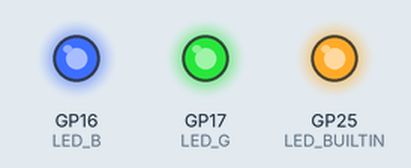
Bench run of a sketch on a simulated Raspberry Pi Pico. Shown: output pins drawn as LEDs (lit = HIGH).

Above: at 0.2 s.
At 3.0 s:
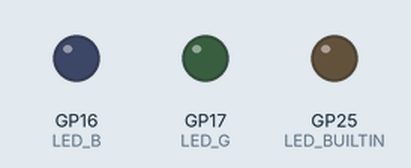
Timing chart, 0 to 7.2 s (numbered marks = the images above):
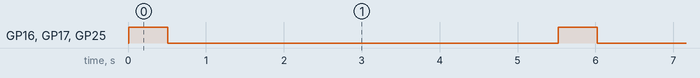

The sketch:

STEM_PICO_I2C0_scanner_202502201226.ino
```cpp
// --------------------------------------
// i2c_scanner
//
// Version 1
//    This program (or code that looks like it)
//    can be found in many places.
//    For example on the Arduino.cc forum.
//    The original author is not know.
// Version 2, Juni 2012, Using Arduino 1.0.1
//     Adapted to be as simple as possible by Arduino.cc user Krodal
// Version 3, Feb 26  2013
//    V3 by louarnold
// Version 4, March 3, 2013, Using Arduino 1.0.3
//    by Arduino.cc user Krodal.
//    Changes by louarnold removed.
//    Scanning addresses changed from 0...127 to 1...119,
//    according to the i2c scanner by Nick Gammon
//    https://www.gammon.com.au/forum/?id=10896
// Version 5, March 28, 2013
//    As version 4, but address scans now to 127.
//    A sensor seems to use address 120.
// Version 6, November 27, 2015.
//    Added waiting for the Leonardo serial communication.
//
//
// This sketch tests the standard 7-bit addresses
// Devices with higher bit address might not be seen properly.
//


// Code modified for STEM board with PICO

// PI_TXD       : GPIO0   using Serial1()
// PI_RXD       : GPIO1
// TX2          : GPIO8   using Serial2()
// RX2          : GPIO9
// LED1(G)      : GPIO17
// LED2(B)      : GPIO16
// LED(BUILT_IN): GPIO14

// I2C0_SDA     : GPIO12
// I2C0_SCL     : GPIO13
// I2C1_SDA     : GPIO6
// I2C1_SCL     : GPIO7

#include <Wire.h>
//                      RX    TX
////HardwareSerial Serial2(PA3, PA2);
//            SDA  SCL
////TwoWire Wire1(PB7, PB6);

#define DELAY 500
#define LED_ONBOARD   14        //onboard led
#define LED_G   17        //Green LED
#define LED_B   16        //Blue LED


void setup() {
  pinMode(LED_BUILTIN, OUTPUT);
  pinMode(LED_G,  OUTPUT);
  pinMode(LED_B,  OUTPUT);


  digitalWrite(LED_BUILTIN, LOW);    // turn the LED off by making the voltage LOW
  digitalWrite(LED_G,  LOW);   // turn the LED on (HIGH is the voltage level)
  digitalWrite(LED_B,  LOW);   // turn the LED on (HIGH is the voltage level)

  Wire.setSCL(13);
  Wire.setSDA(12);
  Wire.begin();

  Wire1.setSCL(7);
  Wire1.setSDA(6);
  Wire1.begin();

  Serial1.begin(115200);
  Serial2.begin(115200);
                                                                              Serial2.begin(115200);
////  while (!Serial); // Leonardo: wait for serial monitor
  Serial1.println("\nUART0: I2C Scanner");
  Serial2.println("\nUART1: I2C Scanner");
}

void loop() {
  int nDevices = 0;

  Serial1.println("UART0: Scanning...");
  Serial2.println("UART1: Scanning...");

  for (byte address = 0x43; address < 127; ++address) {
    // The i2c_scanner uses the return value of
    // the Write.endTransmisstion to see if
    // a device did acknowledge to the address.


    Wire.beginTransmission(address);
    Serial1.print(address, HEX);
    Serial2.print(address, HEX);
    byte error = Wire.endTransmission();

    if (error == 0) {
      Serial1.println();
      Serial2.println();
      Serial1.print("I2C device found at address 0x");
      Serial2.print("I2C device found at address 0x");
      if (address < 16) {
        Serial1.print("0");
        Serial2.print("0");
      }
      Serial1.print(address, HEX);
      Serial1.println("  !");

      Serial2.print(address, HEX);
      Serial2.println("  !");

      ++nDevices;


    } else if (error == 4) {

      Serial1.println();
      Serial1.print("UART0: Unknown error at address 0x");
      Serial2.println();
      Serial2.print("UART1: Unknown error at address 0x");
      if (address < 16) {
        Serial1.print("0");
        Serial2.print("0");
      }
      Serial1.println(address, HEX);
      Serial2.println(address, HEX);
    }

  }
  if (nDevices == 0) {
    Serial1.println();
    Serial1.println("UART0: No I2C devices found\n");

    Serial2.println();
    Serial2.println("UART1: No I2C devices found\n");
  } else {
    Serial1.println();
    Serial1.println("UART0: done\n");

    Serial2.println();
    Serial2.println("UART1: done\n");
  }
  digitalWrite(LED_BUILTIN, HIGH);    // turn the LED off by making the voltage LOW
  digitalWrite(LED_G,  HIGH);   // turn the LED on (HIGH is the voltage level)
  digitalWrite(LED_B,  HIGH);   // turn the LED on (HIGH is the voltage level)

  delay(DELAY); // Wait 5 seconds for next scan

  digitalWrite(LED_BUILTIN, LOW);   // turn the LED on (HIGH is the voltage level)
  digitalWrite(LED_G,  LOW);   // turn the LED on (HIGH is the voltage level)
  digitalWrite(LED_B,  LOW);   // turn the LED on (HIGH is the voltage level)


  delay(5000); // Wait 5 seconds for next scan
}
```

Measured:
- by itself, GP16 (LED_B), GP17 (LED_G), GP25 (LED_BUILTIN): alternates HIGH for 0.50 s and LOW for 5.0 s
